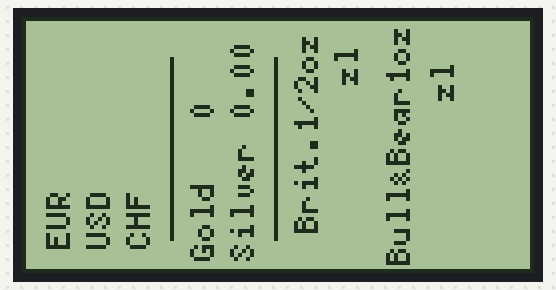
The sketch below on a simulated ESP8266 (NodeMCU). On the bench: 128×64 one-colour display. WiFi joins after 1.5 s; servers stay silent unless stated; uploads are accepted with an empty reply; what the sketch prints to the serial monitor is not drawn.

Above: at 4.2 s.

The sketch:

Kurs_walut_v2.ino
```cpp
/// e-mail lwj12239@cdfaq.com
/// ZAQ!2wsx + tel
#include <Arduino.h>
#include <ESP8266WiFi.h>
#include <ESP8266WiFiMulti.h>
#include <ESP8266HTTPClient.h>
//#include <WiFiClient.h>
ESP8266WiFiMulti WiFiMulti;

#include <U8g2lib.h>
#include <SPI.h>
 U8G2_ST7920_128X64_F_SW_SPI u8g2(U8G2_R2, 14, 13, 15, U8X8_PIN_NONE);
String Euro;
String USD;
String CHF;
String data;
String zloto;
float suma2;
int suma;
String srebro;
String uncjasrebro;
String uncjazloto;

void setup() {

  u8g2.begin();
  u8g2.setFont(u8g2_font_5x7_tf);

  u8g2.setFontRefHeightExtendedText();
  u8g2.setDrawColor(1);
  u8g2.setFontPosTop();
  u8g2.setFontDirection(3);

  Serial.begin(115200);

/*
  for (uint8_t t = 4; t > 0; t--) {
    Serial.printf("[SETUP] WAIT %d...\n", t);
    Serial.flush();
    delay(1000);
  }*/
  u8g2.clearBuffer();
  u8g2.drawFrame(0,0,128,64);
  u8g2.drawStr( 20,57, "Connecting");
  u8g2.drawStr( 30,57, "Wait");
  u8g2.sendBuffer();
  delay(800);
  WiFi.mode(WIFI_STA);
  WiFiMulti.addAP("UPC242160429", "****8");
  u8g2.clearBuffer();
  u8g2.drawStr( 20,57, "Wifi Connected ");
  u8g2.drawStr( 30,57, "Success!");
  u8g2.sendBuffer();
  delay(100);
}

void loop() {
   WiFiClient client;
///////////////////////EURO/////////////////////
  if ((WiFiMulti.run() == WL_CONNECTED)) {


    HTTPClient http;

    if (http.begin(client, "http://api.thingspeak.com/apps/thinghttp/send_request?api_key=Y14QDTQCNUR617JJ"));
      int httpCode = http.GET();
      if (httpCode > 0)
        {

        Serial.printf("[HTTP] GET... code: %d\n", httpCode);
        }

        if (httpCode == HTTP_CODE_OK || httpCode == HTTP_CODE_MOVED_PERMANENTLY)
        {
        Euro = http.getString();
          }

      http.end();
    }
//////////////////////USD/////////////////////
if ((WiFiMulti.run() == WL_CONNECTED)) {


    HTTPClient http;

    if (http.begin(client, "http://api.thingspeak.com/apps/thinghttp/send_request?api_key=ENI3XPSCGO0S4237"));
      int httpCode = http.GET();
      if (httpCode > 0)
        {

        Serial.printf("[HTTP] GET... code: %d\n", httpCode);
        }

        if (httpCode == HTTP_CODE_OK || httpCode == HTTP_CODE_MOVED_PERMANENTLY)
        {
        USD = http.getString();
          }

      http.end();
    }

  //////////////////////CHF/////////////////////
if ((WiFiMulti.run() == WL_CONNECTED)) {


    HTTPClient http;

    if (http.begin(client, "http://api.thingspeak.com/apps/thinghttp/send_request?api_key=103T8XPU8W1LJWY8"));
      int httpCode = http.GET();
      if (httpCode > 0)
        {

        Serial.printf("[HTTP] GET... code: %d\n", httpCode);
        }

        if (httpCode == HTTP_CODE_OK || httpCode == HTTP_CODE_MOVED_PERMANENTLY)
        {
        CHF = http.getString();
          }

      http.end();
    }

    //////////////////////zloto/////////////////////
if ((WiFiMulti.run() == WL_CONNECTED)) {


    HTTPClient http;

    if (http.begin(client, "http://api.thingspeak.com/apps/thinghttp/send_request?api_key=L6EAHPKZJ783N23Z"));
      int httpCode = http.GET();
      if (httpCode > 0)
        {

        Serial.printf("[HTTP] GET... code: %d\n", httpCode);
        }

        if (httpCode == HTTP_CODE_OK || httpCode == HTTP_CODE_MOVED_PERMANENTLY)
        {
        zloto = http.getString();
        zloto.remove(5,18);
        zloto.remove(1,1);
        USD[1] = '.';
        suma = ((zloto.toFloat()) * (USD.toFloat()));
        Serial.println(zloto.toFloat());
        Serial.println(USD.toFloat());
          }

      http.end();
    }
     //////////////////////srebro/////////////////////
if ((WiFiMulti.run() == WL_CONNECTED)) {


    HTTPClient http;

    if (http.begin(client, "http://api.thingspeak.com/apps/thinghttp/send_request?api_key=3HZ9ZWDN5PYM7Y98"));
      int httpCode = http.GET();
      if (httpCode > 0)
        {

        Serial.printf("[HTTP] GET... code: %d\n", httpCode);
        }

        if (httpCode == HTTP_CODE_OK || httpCode == HTTP_CODE_MOVED_PERMANENTLY)
        {
        srebro = http.getString();
        srebro.remove(4,16);
        suma2 = ((srebro.toFloat()) * (USD.toFloat()));
        Serial.println(srebro.toFloat());
        Serial.println(USD.toFloat());
          }

      http.end();
    }
    //////////////////////DATA/////////////////////
if ((WiFiMulti.run() == WL_CONNECTED)) {


    HTTPClient http;

    if (http.begin(client, "http://api.thingspeak.com/apps/thinghttp/send_request?api_key=TC42HK2X3OO1GKNQ"));
      int httpCode = http.GET();
      if (httpCode > 0)
        {

        Serial.printf("[HTTP] GET... code: %d\n", httpCode);
        }

        if (httpCode == HTTP_CODE_OK || httpCode == HTTP_CODE_MOVED_PERMANENTLY)
        {
        data = http.getString();
        data.remove(0,32);
          }

      http.end();
    }


//////////////////////1uncja srebra/////////////////////
if ((WiFiMulti.run() == WL_CONNECTED)) {


    HTTPClient http;

    if (http.begin(client, "http://api.thingspeak.com/apps/thinghttp/send_request?api_key=WT842YQVG7UCZ5GI"));
      int httpCode = http.GET();
      if (httpCode > 0)
        {

        Serial.printf("[HTTP] GET... code: %d\n", httpCode);
        }

        if (httpCode == HTTP_CODE_OK || httpCode == HTTP_CODE_MOVED_PERMANENTLY)
        {
        uncjasrebro = http.getString();
        uncjasrebro.remove(13);
        uncjasrebro.remove(0,6);
          }

      http.end();
    }
//////////////////////1/2 uncja zlota/////////////////////
if ((WiFiMulti.run() == WL_CONNECTED)) {


    HTTPClient http;

    if (http.begin(client, "http://api.thingspeak.com/apps/thinghttp/send_request?api_key=AIPZWUNNIPKC8ESK"));
      int httpCode = http.GET();
      if (httpCode > 0)
        {

        Serial.printf("[HTTP] GET... code: %d\n", httpCode);
        }

        if (httpCode == HTTP_CODE_OK || httpCode == HTTP_CODE_MOVED_PERMANENTLY)
        {
        uncjazloto = http.getString();
        uncjazloto.remove(15);
        uncjazloto.remove(0,6);
          }

      http.end();
    }
///////////////////////////////////////
  u8g2.clearBuffer();
  u8g2.drawFrame(0,0,128,64);
///////////////////////////////////
  u8g2.drawStr( 5,57, "EUR");
  u8g2.setCursor(5, 30);
  u8g2.print(Euro);
////////////////////////////////////////
  u8g2.drawStr( 15,57, "USD");
  u8g2.setCursor(15, 30);
  u8g2.print(USD);
/////////////////////////////////////
  u8g2.drawStr( 25,57, "CHF");
  u8g2.setCursor(25, 30);
  u8g2.print(CHF);

///////////////////////////////////
  u8g2.drawLine(37, 10, 37, 55);
////////////////////////////////////
  u8g2.drawStr( 41,60, "Gold");
  u8g2.setCursor(41, 25);
  u8g2.print(suma);
 ////////////////////////////////
  u8g2.drawStr( 51,60, "Silver");
   u8g2.setCursor(51, 25);
  u8g2.print(suma2);
/////////////////////////////////
  u8g2.drawLine(63, 10, 63, 55);
 // u8g2.drawStr( 92,57, "Stop%");
 // u8g2.drawStr( 102,57, "Inf.");
  /////////////////////////////////////
 u8g2.drawStr( 67,58, " Brit.1/2oz");
  u8g2.setCursor(77, 57);
  u8g2.print(uncjazloto);
  u8g2.drawStr( 77,16, "zl");


  u8g2.drawStr( 90,61, "Bull&Bear1oz");
  u8g2.setCursor(101, 52);
  u8g2.print(uncjasrebro);
  u8g2.drawStr( 101,20, "zl");

 u8g2.setCursor(114, 55);
  u8g2.print(data);
 u8g2.sendBuffer();
///////////////////////////////////
  delay(60000);
}
```
